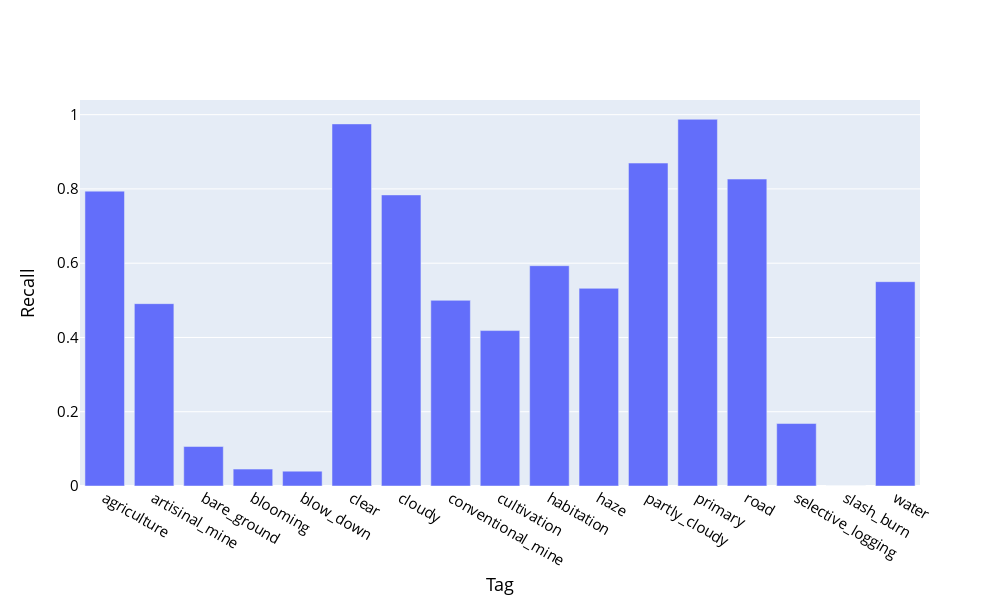

Notebook source saved alongside this figure:
### Code cell
# plot augment_model recall by tag
data=[go.Bar(x=list(augment_model_recall_by_tag.keys()), y=list(augment_model_recall_by_tag.values()))]
layout=dict(height=600, width=1000, xaxis_title='Tag', yaxis_title='Recall', font=dict(size=15, color='black'))
fig=dict(data=data, layout=layout)
fig = go.Figure(fig)
fig.show()

### Figure 1 — Plotly figure (JSON) as saved in the notebook; plotly's stock layout.template omitted (floating-point values rounded to 4 significant figures)
{"data": [{"type": "bar", "x": ["agriculture", "artisinal_mine", "bare_ground", "blooming", "blow_down", "clear", "cloudy", "conventional_mine", "cultivation", "habitation", "haze", "partly_cloudy", "primary", "road", "selective_logging", "slash_burn", "water"], "y": [0.7941, 0.4911, 0.1063, 0.04545, 0.04, 0.9751, 0.7839, 0.5, 0.4186, 0.5933, 0.5323, 0.8696, 0.9875, 0.8266, 0.1682, 0, 0.5502]}], "layout": {"font": {"color": "black", "size": 15}, "height": 600, "width": 1000, "xaxis": {"title": {"text": "Tag"}}, "yaxis": {"title": {"text": "Recall"}}}}
